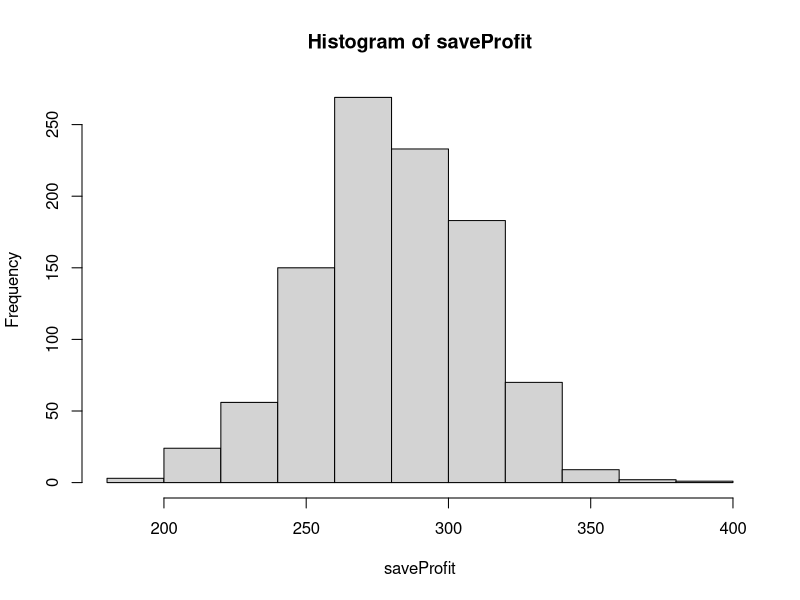
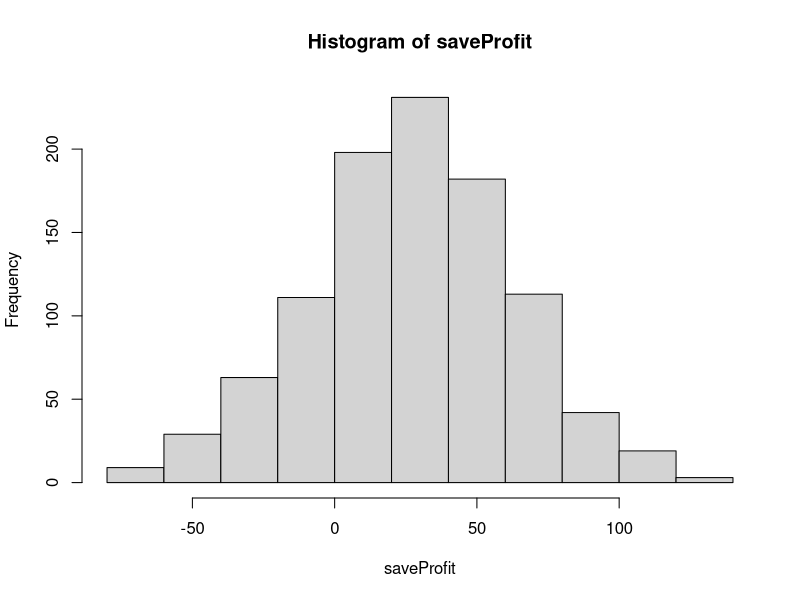
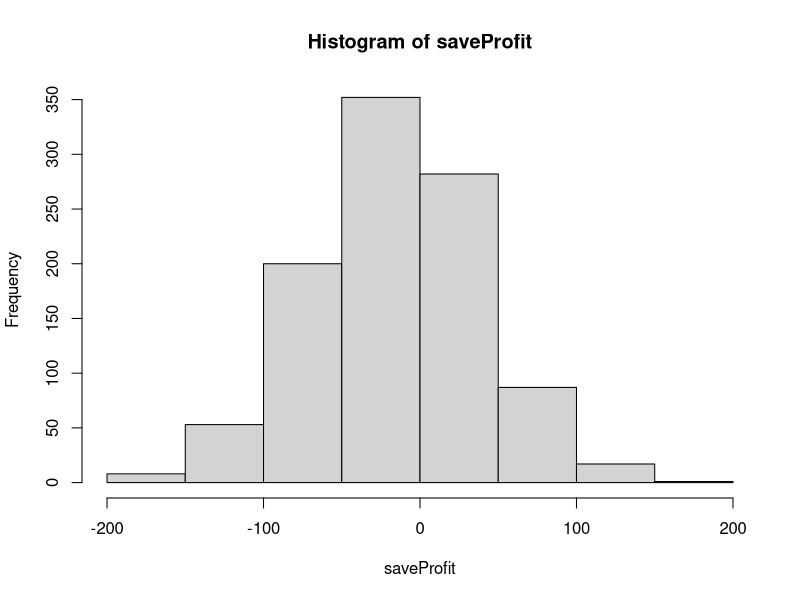

Source code (R) for these figures, in order:
## ---- chunk 1
knitr::opts_chunk$set(echo = TRUE)
require(tidyverse)
require(tidyverse)
require(knitr)
## ---- chunk 2
days=1:365
saveProfit=vector("numeric")
for(run in 1:1000) {
  
profit=0
for(i in 1:637){
  bdays=sample(days,size=35,replace=TRUE)
  n=length(unique(bdays))
  if(n<35) {
    profit=profit+1
  } else{profit=profit-2}
}
saveProfit[run]=profit
}

## ---- chunk 3
hist(saveProfit)
## ---- chunk 4
sortProfit=sort(saveProfit)
print(sortProfit[25])
print(sortProfit[975])
## ---- chunk 5
days=1:365
saveProfit=vector("numeric")
for(run in 1:1000) {
  
profit=0
for(i in 1:637){
  bdays=sample(days,size=29,replace=TRUE)
  n=length(unique(bdays))
  if(n<29) {
    profit=profit+1
  } else{profit=profit-2}
}
saveProfit[run]=profit
}

## ---- chunk 6
hist(saveProfit)
## ---- chunk 7
days=1:365
saveProfit=vector("numeric")
for(run in 1:1000) {
  
profit=0
for(i in 1:637){
  bdays=sample(days,size=35,replace=TRUE)
  n=length(unique(bdays))
  if(n<35) {
    profit=profit+1
  } else{profit=profit-4.50}
}
saveProfit[run]=profit
}

## ---- chunk 8
hist(saveProfit)
